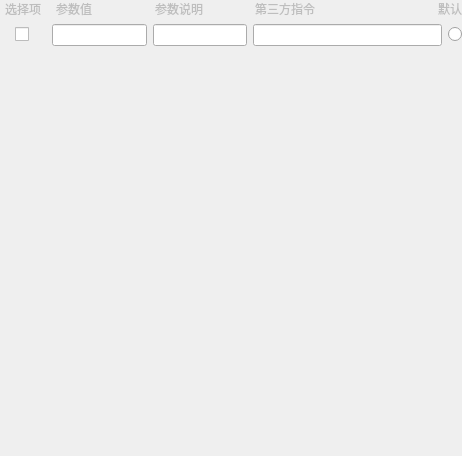
              <widget class="QWidget" name="EnumscrollAreaWidgetContents">
               <property name="geometry">
                <rect>
                 <x>0</x>
                 <y>0</y>
                 <width>462</width>
                 <height>456</height>
                </rect>
               </property>
               <layout class="QGridLayout" name="gridLayout_23">
                <property name="leftMargin">
                 <number>0</number>
                </property>
                <property name="topMargin">
                 <number>0</number>
                </property>
                <property name="rightMargin">
                 <number>0</number>
                </property>
                <property name="bottomMargin">
                 <number>0</number>
                </property>
                <item row="1" column="0" colspan="2">
                 <layout class="QGridLayout" name="gridLayout_3" columnstretch="1,3,3,6,0">
                  <property name="leftMargin">
                   <number>15</number>
                  </property>
                  <item row="0" column="0">
                   <widget class="QCheckBox" name="enumSelect1">
                    <property name="text">
                     <string/>
                    </property>
                   </widget>
                  </item>
                  <item row="0" column="1">
                   <widget class="QLineEdit" name="enumParaValue1"/>
                  </item>
                  <item row="0" column="2">
                   <widget class="QLineEdit" name="enumParaDsc1"/>
                  </item>
                  <item row="0" column="3">
                   <widget class="QLineEdit" name="enumOrder"/>
                  </item>
                  <item row="0" column="4">
                   <widget class="QRadioButton" name="enumDefault1">
                    <property name="text">
                     <string/>
                    </property>
                   </widget>
                  </item>
                 </layout>
                </item>
                <item row="2" column="1">
                 <spacer name="verticalSpacer_6">
                  <property name="orientation">
                   <enum>Qt::Vertical</enum>
                  </property>
                  <property name="sizeHint" stdset="0">
                   <size>
                    <width>20</width>
                    <height>40</height>
                   </size>
                  </property>
                 </spacer>
                </item>
                <item row="0" column="0" colspan="2">
                 <layout class="QHBoxLayout" name="horizontalLayout_65" stretch="1,3,3,6,0">
                  <property name="spacing">
                   <number>15</number>
                  </property>
                  <property name="leftMargin">
                   <number>5</number>
                  </property>
                  <item>
                   <widget class="QLabel" name="label_21">
                    <property name="enabled">
                     <bool>false</bool>
                    </property>
                    <property name="text">
                     <string>选择项</string>
                    </property>
                   </widget>
                  </item>
                  <item>
                   <widget class="QLabel" name="label_15">
                    <property name="enabled">
                     <bool>false</bool>
                    </property>
                    <property name="text">
                     <string>参数值</string>
                    </property>
                   </widget>
                  </item>
                  <item>
                   <widget class="QLabel" name="label_19">
                    <property name="enabled">
                     <bool>false</bool>
                    </property>
                    <property name="text">
                     <string>参数说明</string>
                    </property>
                   </widget>
                  </item>
                  <item>
                   <widget class="QLabel" name="label_76">
                    <property name="enabled">
                     <bool>false</bool>
                    </property>
                    <property name="text">
                     <string>第三方指令</string>
                    </property>
                   </widget>
                  </item>
                  <item>
                   <widget class="QLabel" name="label_20">
                    <property name="enabled">
                     <bool>false</bool>
                    </property>
                    <property name="text">
                     <string>默认</string>
                    </property>
                   </widget>
                  </item>
                 </layout>
                </item>
               </layout>
              </widget>
